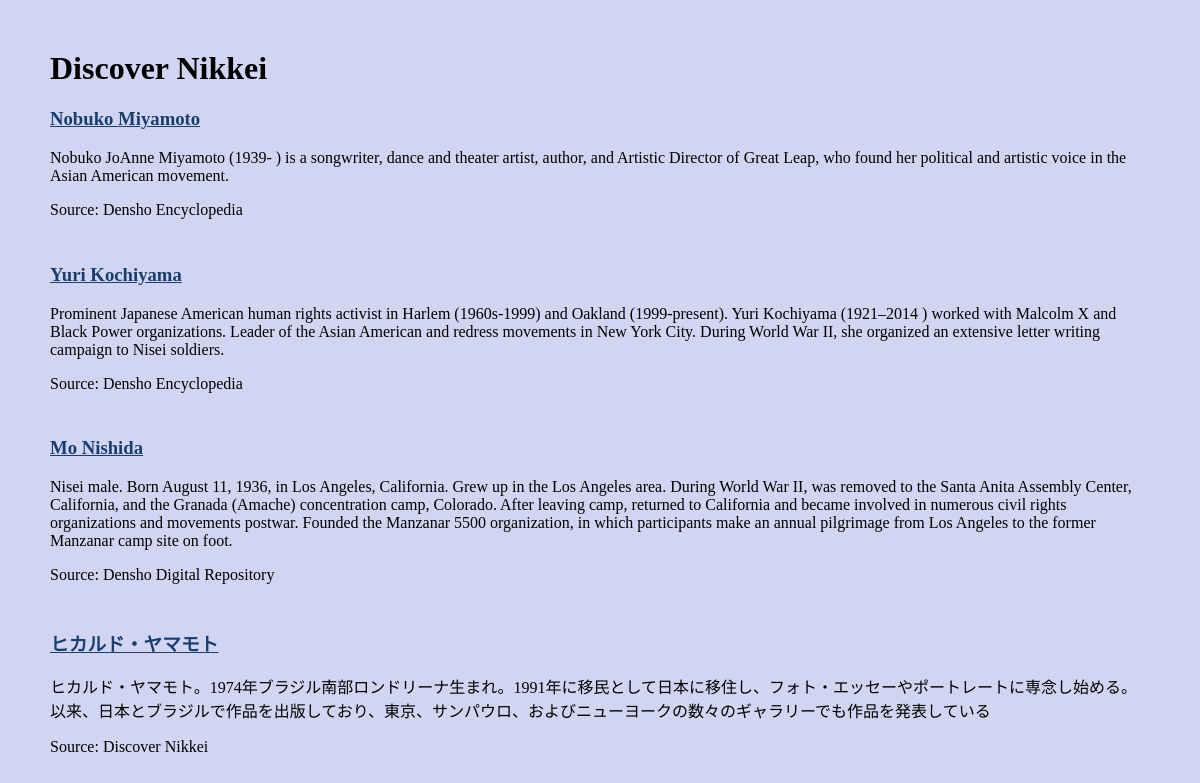
The page / on the database its author committed.
### articles/models.py (models this page shows, shortened)
class Article(models.Model):
	author = models.ForeignKey('auth.User', on_delete = models.CASCADE,)
	title = models.CharField(max_length = 100)
	body = models.TextField()
	source = models.TextField(default='None')
	likes = models.ManyToManyField(User, related_name='article_like')

### articles/views.py (the view)
# urls.py: path('', views.ArticleListView.as_view(), name = 'home'),
class ArticleListView(ListView):
	model = Article
	template_name = 'home.html'

### templates/home.html (shortened to what this page needs)
{% load static %}
<!DOCTYPE html>
<html lang="en">
 <head>
  <link rel="stylesheet" href="{% static 'css/style.css' %}">
</head>
<body>
     <header>
       <h1> Discover Nikkei</h1>
     </header>
     <div class="container">
       {% block content %}
         {% for i in object_list %}
             <div class="article">
             <h3><a href="{% url 'detail' i.pk %}">{{ i.title }}</a></h3>
               <p>{{ i.body }}</p>
               <p>Source: {{ i.source }}</p>
            </div>
         {% endfor %}
        {% endblock content %}
     </div>
 </body>
</html>

### static/css/style.css (style rules this page uses)
body { background-color: #d1d5f2; color: #000000; margin: 50px; }
a:link { color: #1a3e6c }
div { padding-bottom: 10px; }

### rows shown on the page
Article: title "Nobuko Miyamoto", body "Nobuko JoAnne Miyamoto (1939- ) is a songwriter, dance and theater artist, author, and Artistic Director of Great Leap, who found her political and artistic voice in the Asian American movement.", source "Densho Encyclopedia"
Article: title "Yuri Kochiyama", body "Prominent Japanese American human rights activist in Harlem (1960s-1999) and Oakland (1999-present). Yuri Kochiyama (1921–2014 ) worked with Malcolm X and Black Power organizations. Leader of the Asian American and redress movements in New York City. During World War II, she organized an extensive letter writing campaign to Nisei soldiers.", source "Densho Encyclopedia"
Article: title "Mo Nishida", body "Nisei male. Born August 11, 1936, in Los Angeles, California. Grew up in the Los Angeles area. During World War II, was removed to the Santa Anita Assembly Center, California, and the Granada (Amache) concentration camp, Colorado. After leaving camp, returned to California and became involved in numerous civil rights organizations and movements postwar. Founded the Manzanar 5500 organization, in which participants make an annual pilgrimage from Los Angeles to the former Manzanar camp site on foot.", source "Densho Digital Repository"
Article: title "ヒカルド・ヤマモト", body "ヒカルド・ヤマモト。1974年ブラジル南部ロンドリーナ生まれ。1991年に移民として日本に移住し、フォト・エッセーやポートレートに専念し始める。以来、日本とブラジルで作品を出版しており、東京、サンパウロ、およびニューヨークの数々のギャラリーでも作品を発表している", source "Discover Nikkei"
